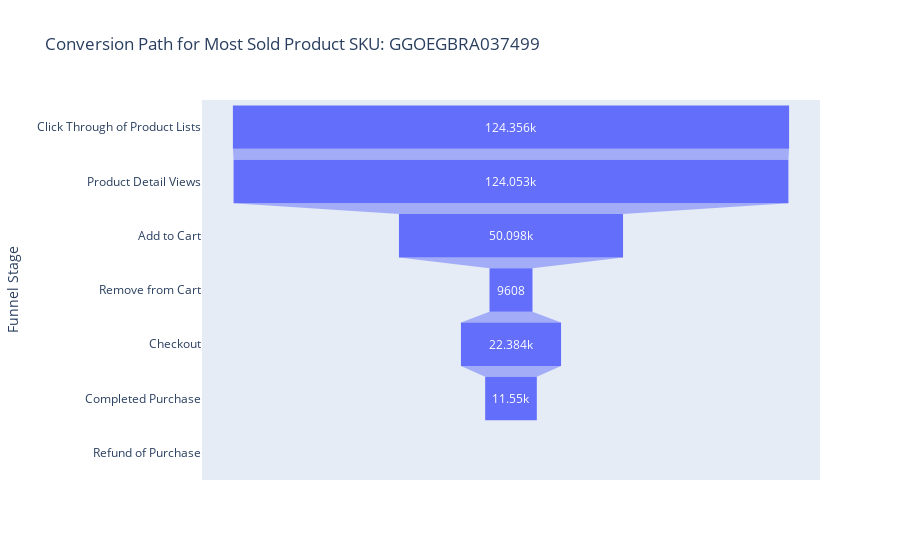

Notebook source saved alongside this figure:
### Code cell
# Convert 'total_transaction_revenue' to numeric if it's not already
df['total_transaction_revenue'] = pd.to_numeric(df['total_transaction_revenue'], errors='coerce')

# Group by product SKU and sum the total transaction revenue to find the most sold product
most_sold_product = df.groupby('product_sku')['total_transaction_revenue'].sum().idxmax()

# Filter the DataFrame for the most sold product
product_df = df[df['product_sku'] == most_sold_product]

print(f"Most Sold Product Name: {product_df['product_name'].unique()}")


# Sort by session start time and visit ID to ensure the correct sequence of events
product_df = product_df.sort_values(by=['fullVisitorId', 'visitId', 'session_start_time'])

# Extract the relevant columns for conversion path analysis
conversion_path_df = product_df[['fullVisitorId', 'visitId', 'session_start_time', 'action_type', 'page_path']]

# Count occurrences of each funnel stage
stage_counts = df.groupby('funnel_stage')['unique_id'].nunique().reindex(funnel_stages.values())

# Create a DataFrame for funnel visualization
funnel_data = pd.DataFrame({
    'Stage': stage_counts.index,
    'Users': stage_counts.values
})

# Create funnel chart
fig = go.Figure()

fig.add_trace(
    go.Funnel(
        y=funnel_data['Stage'],
        x=funnel_data['Users'],
        textposition='inside',
        name='Conversion Path'
    )
)

fig.update_layout(
    title_text=f'Conversion Path for Most Sold Product SKU: {most_sold_product}',
    xaxis_title='Number of Users',
    yaxis_title='Funnel Stage'
)

fig.show()

### Figure 1 — Plotly figure (JSON) as saved in the notebook; plotly's stock layout.template omitted (floating-point values rounded to 4 significant figures)
{"data": [{"name": "Conversion Path", "textposition": "inside", "x": [124356, 124053, 50098, 9608, 22384, 11550, null], "y": ["Click Through of Product Lists", "Product Detail Views", "Add to Cart", "Remove from Cart", "Checkout", "Completed Purchase", "Refund of Purchase"], "type": "funnel"}], "layout": {"title": {"text": "Conversion Path for Most Sold Product SKU: GGOEGBRA037499"}, "xaxis": {"title": {"text": "Number of Users"}, "type": "linear", "range": [-69090.0, 69090.0], "autorange": true}, "yaxis": {"title": {"text": "Funnel Stage"}, "type": "category", "range": [6.5, -0.5], "autorange": true}, "autosize": true}}
